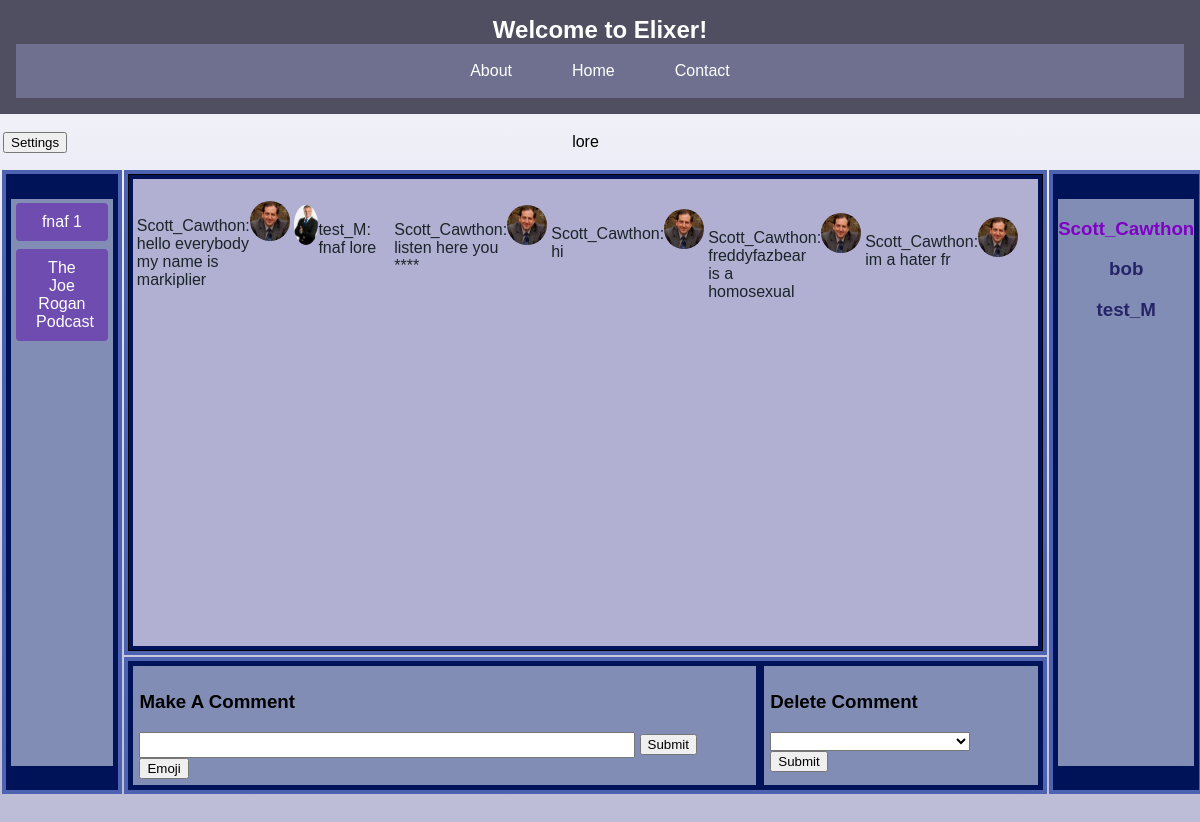
Page /channels/fnaf 1/ (signed in) on the committed database.
### app/models.py (models this page shows, shortened)
class Channel(models.Model):
    name = models.CharField(max_length=50, unique=True)
    description = models.CharField(max_length=200)
    creator = models.ForeignKey(CustomUser, on_delete=models.CASCADE)
    chat_members = models.ManyToManyField(
        CustomUser, related_name="channels", through="Membership"
    )
    MODE = (("Enabled", "Enabled"), ("Disabled", "Disabled"))
    safe_mode = models.CharField(
        max_length=10,
        choices=MODE,
    )

class Comment(models.Model):
    owner = models.ForeignKey(CustomUser, on_delete=models.CASCADE)
    channel = models.ForeignKey(Channel, on_delete=models.CASCADE)
    message = models.CharField(max_length=300)

class CustomUser(AbstractUser):
    email = models.EmailField(unique=True)
    profile_picture = models.ImageField(
        upload_to="profile_pictures/",
        null=True,
        blank=True,
    )
    groups = models.ManyToManyField(
        Group,
        verbose_name=("groups"),
        blank=True,
        related_name="customuser_set",
        related_query_name="user",
    )
    user_permissions = models.ManyToManyField(
        Permission,
        verbose_name=("user permissions"),
        blank=True,
        related_name="customuser_set",
        related_query_name="user",
    )

### app/views.py (the view, shortened to what this page needs)
# urls.py: path("channels/<str:channel_name>/", channel_view, name="channels"),
@login_required(login_url=login_view)
def channel_view(request, channel_name):
    try:
        you = CustomUser.objects.get(username=request.user.username)
        channel_list = Channel.objects.filter(creator=you)
        involved_channels = Channel.objects.filter(chat_members=you).exclude(
            creator=you
        )
        C_List = set()
        for c1 in channel_list:
            C_List.add(c1)
        for c2 in involved_channels:
            C_List.add(c2)
        channel = Channel.objects.get(name=channel_name)
        channel_comments = Comment.objects.filter(channel=channel)
        you = CustomUser.objects.get(username=request.user.username)
        your_comments = Comment.objects.filter(owner=you, channel=channel)
        people_in_channel = channel.chat_members.exclude(id=channel.creator.id)
        context = {
            "channel": channel,
            "members": people_in_channel,
            "owner": channel.creator.username,
            "comments": channel_comments,
            "your_comments": your_comments,
            "all_in": C_List,
        }
    except:
        return redirect(dashboard)
    return render(request, "channel.html", context)

### app/templates/channel.html (shortened to what this page needs)
{% extends "base.html" %}
{% load static %}
{% block content %}
<table class="ChannelTable">
  <tr class="GETSMALL">
    <td>
      {% if request.user.username == owner %}
      <a href="{% url 'settings' channel.name %}"><button>Settings</button></a>
      {% endif %}
    </td>
    <td class="Talign">
      <p>{{ channel.description }}</p>
    </td>
    <td></td>
  </tr>
  <tr>
    <td class="ChannelTD" rowspan="3" >
      <div class="List">
      {% for a in all_in%}
          <a href="{% url 'channels' a.name %}"><button class="ChannelButton BoxBut">{{ a.name }}</button></a>
      {% endfor %}
      </div>
    </td>
<td class="messageTD">
  <div class="TestingMessages">
<br />
{% for comment in comments %}
{% if comment.owner.username == request.user.username %}
<div class="yourComment">
<p class="NoPicTouch">{{ comment.owner.username }}: {{ comment.message }}</p>
{% if comment.owner.profile_picture %}
<img src="{{ comment.owner.profile_picture.url }}" width="40" height="40" class="testingpic"/>
{% else %}
<img src="{% static "images/dinosaur_profile_default.jpg" %}" width="40" height="40" class="testingpic">
</div>
{% endif %}
{% else %}
<div class="comment ">
{% if comment.owner.profile_picture %}
<img src="{{ comment.owner.profile_picture.url }}" width="40" height="40" class="testingpic"/>
{% else %}
<img src="{% static "images/dinosaur_profile_default.jpg" %}" width="40" height="40" class="testingpic">
{% endif %}
<p>{{ comment.owner.username }}: {{ comment.message }}</p>
</div>
{% endif %}
{% endfor %}
<br />
</div>
    </td>
    <td class="MemberTD" rowspan="3">
      <div class="List">
      <h3 class="OwnerL">{{ owner }}</h3>
      {% for member in members %}
      <h3 class="MemberL">{{ member.username }}</h3>
      {% endfor %}
      </div>
    </td>
  </tr>
  <tr>
  <td class="CreateComment">
    <div class="CommentDiv1 Pad">
    <h3>Make A Comment</h3>
      <form method="POST">
        <input type="text" required name="comment_text" max_length="300" class="CommentBar" />
        <input type="submit"/>
      </form>
      <button id="emojiButton">Emoji</button>
    </div>
    <div class="Pad CommentDiv2">
      <h3>Delete Comment</h3>
      <form method="POST">
        <select name="comment_remove">
          <option></option>
          {% for your_comment in your_comments %}
          <option value="{{your_comment.id}}">{{ your_comment.message }}</option>
          {% endfor %}
        </select>
        <input type="submit" />
      </form>
    </div>
    </td>
  </tr>
</table>
<br />
<br />
{% endblock content %}

### app/static/styles.css (style rules this page uses)
:root { --darker_blue:#4f4f61; --lighter_blue:#6f708f; --border_exterior:#4d62b0; --border_interior: #001359; }
.BoxBut { width: 90%; }
.ChannelButton { background-color: #6f4caf; color: white; border: none; padding: 10px 20px; text-align: center; text-decoration: none; display: inline-block; font-size: 16px; margin: 4px 2px; cursor: pointer; border-radius: 4px; transition: background-color 0.3s ease; }
.GradBod { font-family: "Arial", sans-serif; background-size: cover; background-image: linear-gradient(to bottom,#f9f9ff,#bbbbd5); margin: 0; padding: 0; height: 100%; box-sizing: border-box; background-repeat: no-repeat; background-attachment: fixed; }
.GETSMALL { height:5pt; }
.ChannelTable { width: 98%; margin-right: auto; margin-left: auto; }
.ChannelTD { width: 15%; height: 100%; border: solid 3pt var(--border_exterior); background-color: var(--border_interior) }
.testingpic { border-radius: 50%; }
.MemberTD { background-color: var(--border_interior); width: 15%; border: solid 3pt var(--border_exterior); }
.List { background-color: #828db5; border: solid 3pt var(--border_interior); text-align: center; overflow-y: auto; height: 425pt; }
.OwnerL { color: rgb(128, 0, 197); }
.MemberL { color: rgb(36, 36, 103); }
.TestingMessages { background-color: rgb(177, 176, 211); color: rgb(27, 36, 40); border: solid 3pt rgb(0, 19, 89); height: 350pt; overflow-y: auto; }
.messageTD { vertical-align: top; height: 350pt; border: solid 3pt rgb(77, 98, 176); background-color: black; }
.Pad { padding: 5pt; }
.yourComment { display: flex; justify-content: flex-end; padding: 3pt; }
.comment { display: flex; justify-content: flex-start; padding:3pt; }
.CommentDiv1 { width: 70%; border: solid 3pt var(--border_interior); background-color: #828db5; }
.CommentDiv2 { border: solid 3pt var(--border_interior); width: 30%; background-color: #828db5; }
.CommentBar { width: 80%; height: 15pt; }
.CreateComment { border: solid 3pt var(--border_exterior); display: flex; justify-content: space-evenly; background-color: var(--border_interior); }
.Talign { text-align: center; }
html { height: 100%; }

### rows in the picture
Channel: description "lore", name "fnaf 1"
Channel: name "The Joe Rogan Podcast"
Comment: owner.username "Scott_Cawthon", message "hello everybody my name is markiplier", owner.profile_picture (picture)
Comment: owner.profile_picture (picture), owner.username "test_M", message "fnaf lore"
Comment: owner.username "Scott_Cawthon", message "listen here you ****", owner.profile_picture (picture)
Comment: owner.username "Scott_Cawthon", message "hi", owner.profile_picture (picture)
Comment: owner.username "Scott_Cawthon", message "freddyfazbear is a homosexual", owner.profile_picture (picture)
Comment: owner.username "Scott_Cawthon", message "im a hater fr", owner.profile_picture (picture)
CustomUser: username "Scott_Cawthon"
CustomUser: username "bob"
CustomUser: username "test_M"
